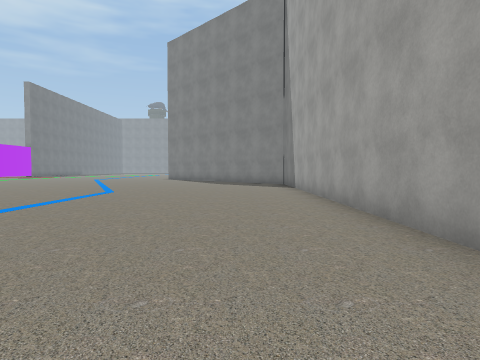
view 1 (above)

23 first-person views from a walk through a scene from a Unity 3-D project. The camera is 1.3 m above the floor, tilts 2° down and sees 75° across. The floor is counted in squares, 2 m on a side. Each view is taken from the middle of a square. On the plan, view 1 faces up. The plan holds only what a view shows up to about 10 squares ahead; the rest is blank. The place goes on beyond the plan. Some surface patterns are stand-ins.

view 2
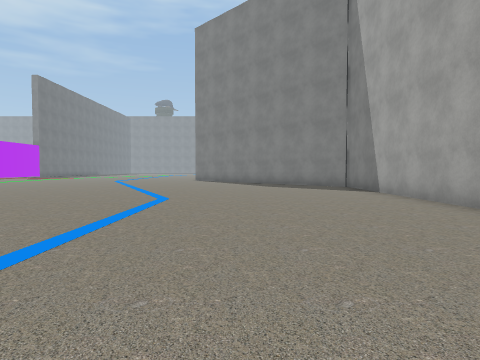

view 3
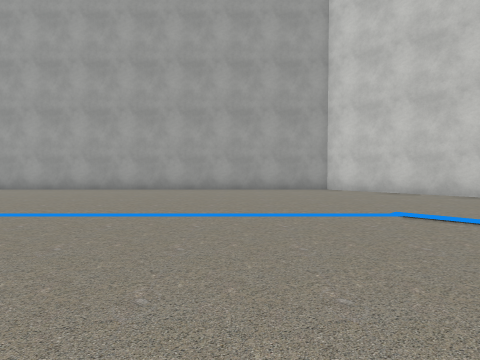

view 4
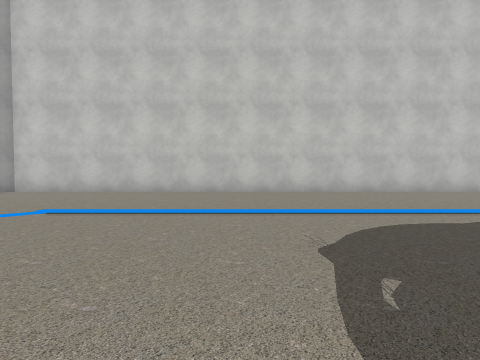

view 5
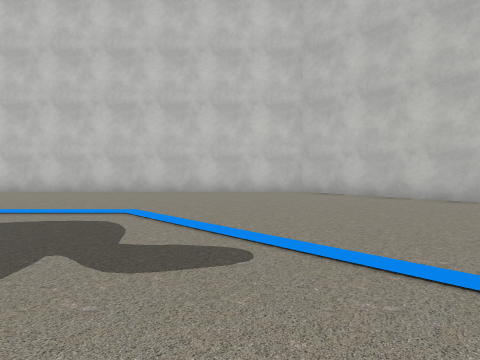

view 6
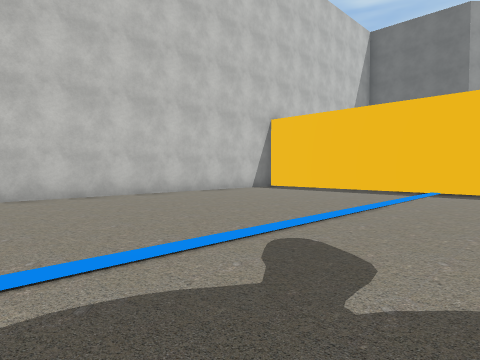

view 7
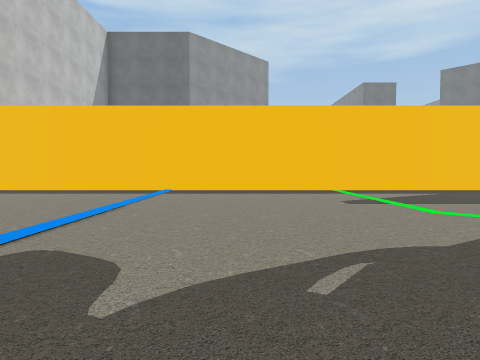

view 8
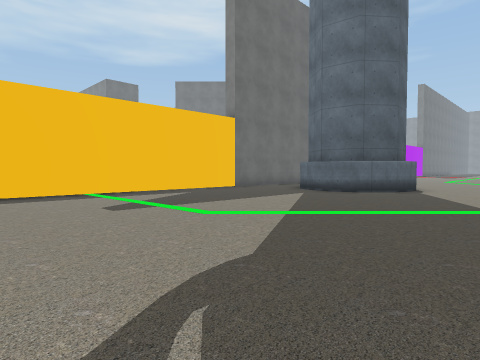

view 9
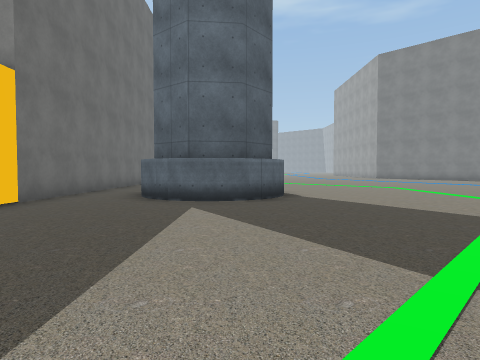

view 10
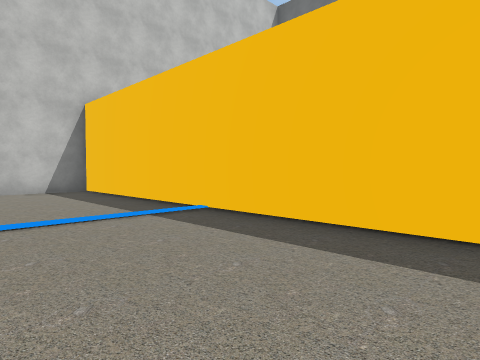

view 11
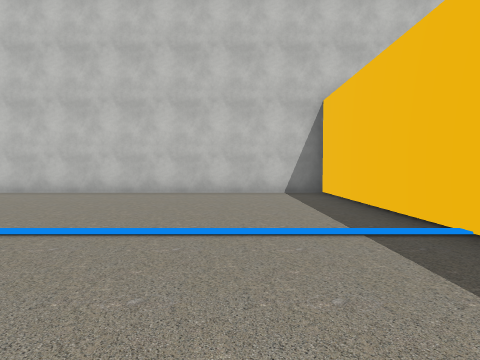

view 12
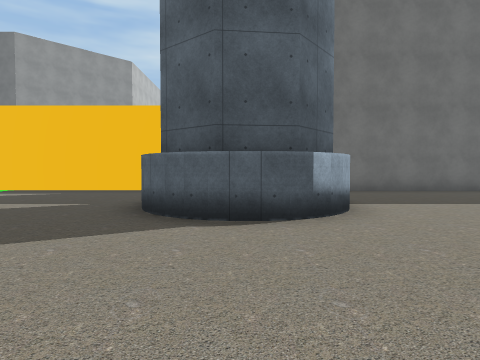

view 13
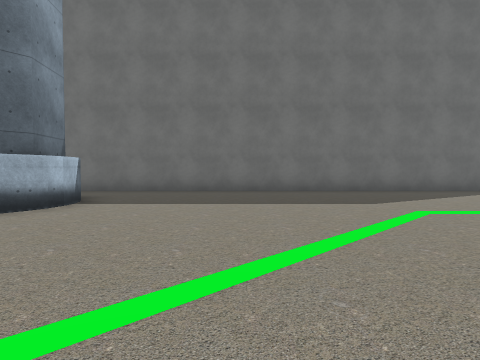

view 14
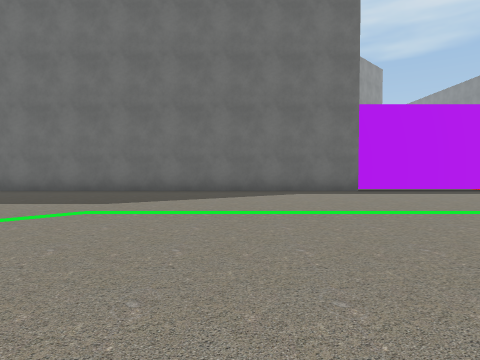

view 15
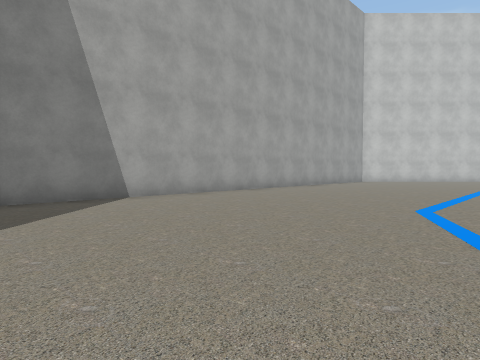

view 16
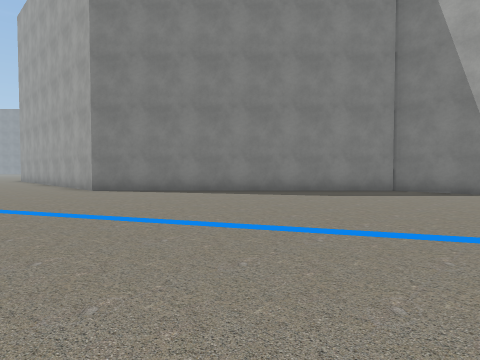

view 17
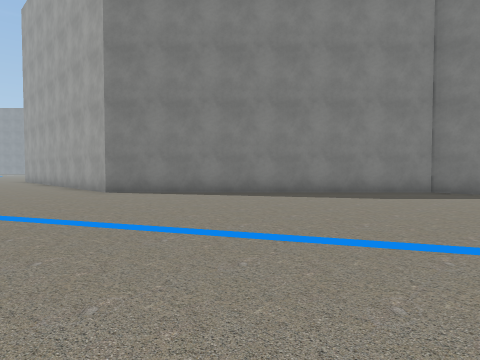

view 18
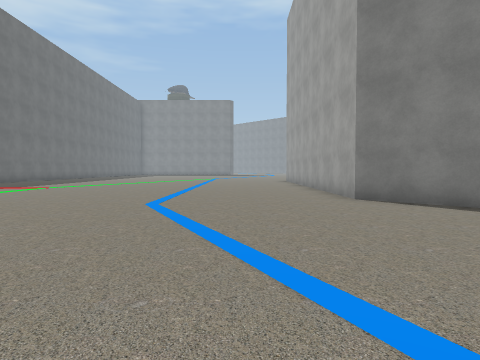

view 19
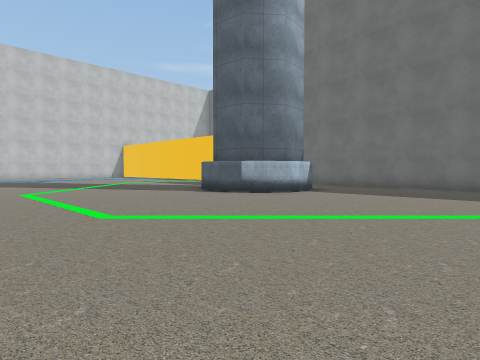

view 20
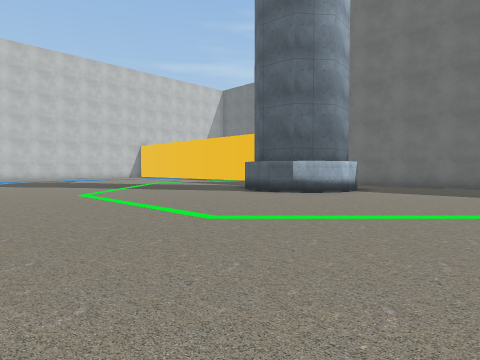

view 21
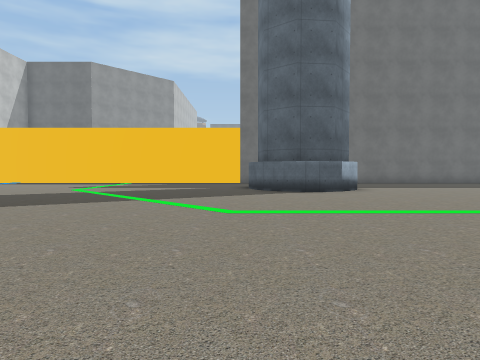

view 22
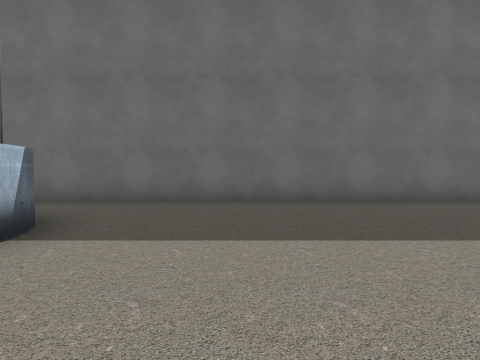

view 23
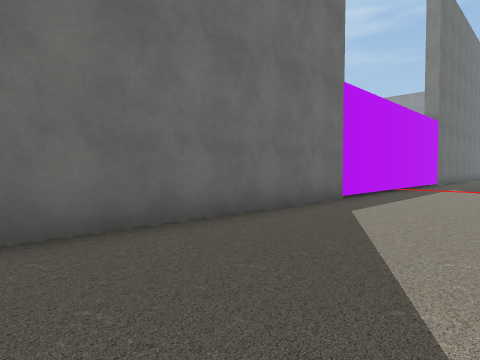

### Floor plan
Points are (right, up) in squares from view 1. A wall is a line through its corners. A room is listed if a view was taken in it or the views show most of it. See-through windows are left out.
Room 1 (views 1, 2, 3, 4, 5, 6, 7, 8, 9, 10, 11, 12, 13, 14, 15, 16, 17, 18, 19, 20, 21, 22, 23)
walls: (-12.9, 5.7) (-13.1, 5.2); (-13, 6.7) (-12.9, 6.1) (-13, 5.4) (-13.4, 4.8) (-13.9, 4.5); (-13.8, 4.5) (-14.2, 4.3); (-14, 7.8) (-13.5, 7.4); (-14.7, 4.3) (-15.3, 4.4) (-15.8, 4.7); (-15.1, 4.4) (-15.7, 4.6) (-16.1, 5); (-15.1, 7.9) (-14.3, 7.9) (-13.7, 7.6); (-15.3, 7.8) (-14.7, 7.9); (-15.6, 7.6) (-14.9, 8) (-13.8, 7.8) (-13.2, 7.1) (-12.9, 6.6); (-18.3, 23.5) (-18.3, -11.6) (-7.9, -11.6) (1.9, -1.8) (1.9, 13.3) (-4.5, 19.7) (-4.5, 23)

Where each view was taken, in squares from view 1:
view 1: 0 up, 0 right, facing up
view 2: 2 up, 2 left, facing up
view 3: 1 up, 8 left, facing right
view 4: 0 up, 9 left, facing down-right
view 5: 4 down, 13 left, facing down-right
view 6: 4 down, 9 left, facing down-left
view 7: 4 down, 9 left, facing left
view 8: 4 down, 10 left, facing up-left
view 9: 2 down, 14 left, facing up
view 10: 2 down, 15 left, facing down-left
view 11: 3 down, 16 left, facing down
view 12: 6 up, 9 left, facing left
view 13: 11 up, 9 left, facing left
view 14: 16 up, 9 left, facing left
view 15: 14 up, 5 left, facing down-right
view 16: 10 up, 8 left, facing up-right
view 17: 11 up, 8 left, facing up-right
view 18: 13 up, 7 left, facing up
view 19: 13 up, 7 left, facing down-left
view 20: 12 up, 6 left, facing down-left
view 21: 4 up, 4 left, facing left
view 22: 10 up, 12 left, facing left
view 23: 13 up, 15 left, facing up-left
